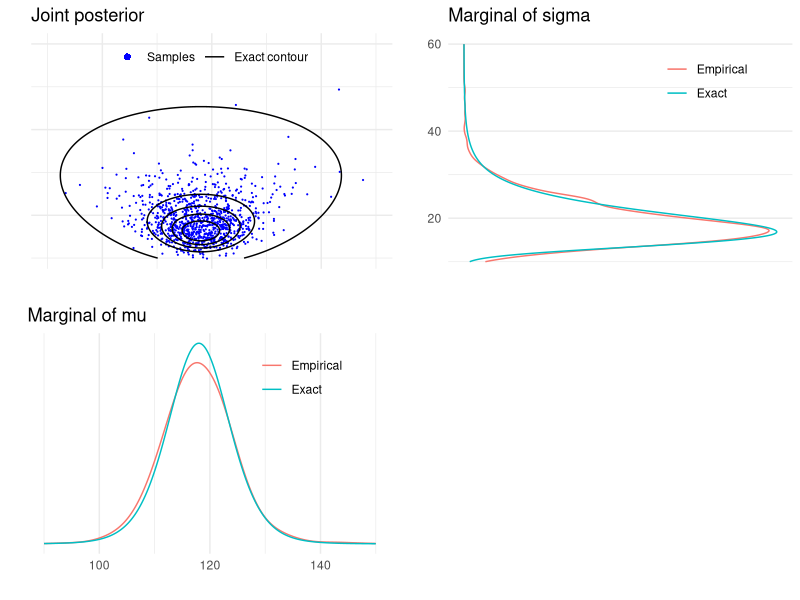
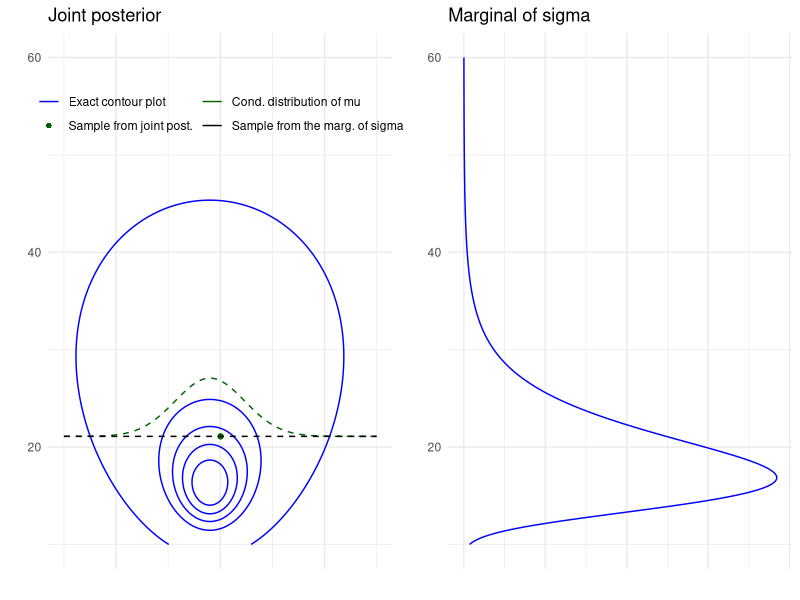
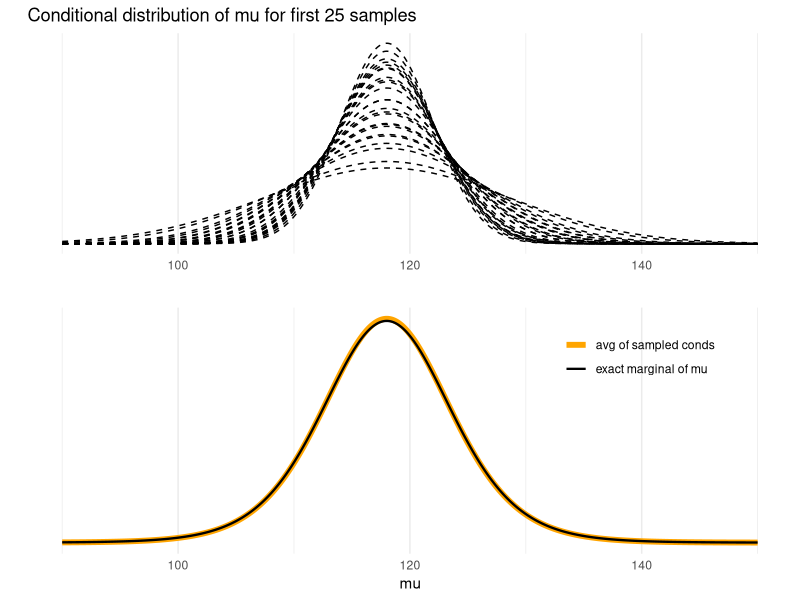
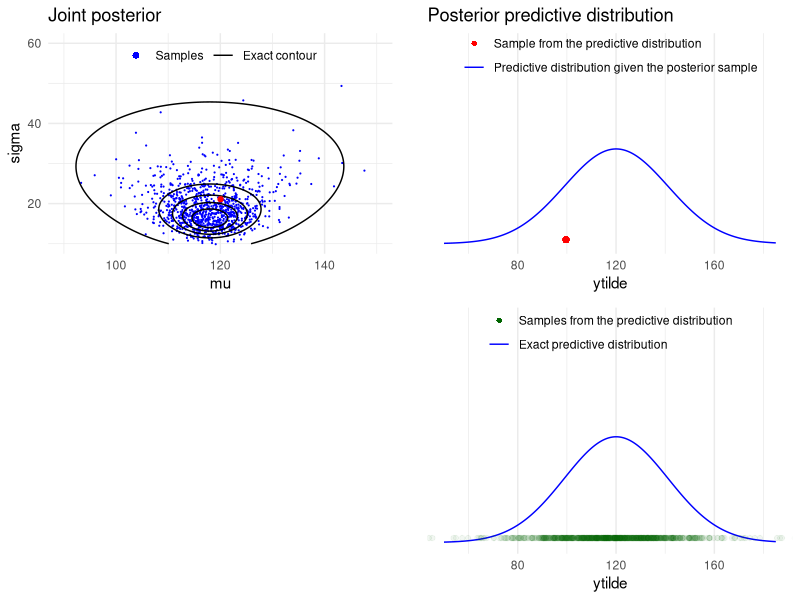

Reproduce these figures in R, in order.
## ---- chunk 1
library(ggplot2)
theme_set(theme_minimal())
library(grid)
library(gridExtra)
library(tidyr)
## ---- chunk 2
y <- c(93, 112, 122, 135, 122, 150, 118, 90, 124, 114)
## ---- chunk 3
n <- length(y)
s2 <- var(y)
my <- mean(y)
## ---- chunk 4
# helper functions to sample from and evaluate
# scaled inverse chi-squared distribution
rsinvchisq <- function(n, nu, s2, ...) nu*s2 / rchisq(n , nu, ...)
dsinvchisq <- function(x, nu, s2){
  exp(log(nu/2)*nu/2 - lgamma(nu/2) + log(s2)/2*nu - log(x)*(nu/2+1) - (nu*s2/2)/x)
}
## ---- chunk 5
ns <- 1000
sigma2  <- rsinvchisq(ns, n-1, s2)
## ---- chunk 6
mu <- my + sqrt(sigma2/n)*rnorm(length(sigma2))
## ---- chunk 7
sigma <- sqrt(sigma2)
ynew <- rnorm(ns, mu, sigma)
## ---- chunk 8
t1l <- c(90, 150)
t2l <- c(10, 60)
nl <- c(50, 185)
t1 <- seq(t1l[1], t1l[2], length.out = ns)
t2 <- seq(t2l[1], t2l[2], length.out = ns)
xynew <- seq(nl[1], nl[2], length.out = ns)
## ---- chunk 9
# multiplication by 1./sqrt(s2/n) is due to the transformation of
# variable z=(x-mean(y))/sqrt(s2/n), see BDA3 p. 21
pm <- dt((t1-my) / sqrt(s2/n), n-1) / sqrt(s2/n)
## ---- chunk 10
pmk <- density(mu, adjust = 2, n = ns, from = t1l[1], to = t1l[2])$y
## ---- chunk 11
# the multiplication by 2*t2 is due to the transformation of
# variable z=t2^2, see BDA3 p. 21
ps <- dsinvchisq(t2^2, n-1, s2) * 2*t2
## ---- chunk 12
psk <- density(sigma, n = ns, from = t2l[1], to = t2l[2])$y
## ---- chunk 13
# multiplication by 1./sqrt(s2/n) is due to the transformation of variable
# see BDA3 p. 21
p_new <- dt((xynew-my) / sqrt(s2*(1+1/n)), n-1) / sqrt(s2*(1+1/n))
## ---- chunk 14
# Combine grid points into another data frame
# with all pairwise combinations
dfj <- data.frame(t1 = rep(t1, each = length(t2)),
                  t2 = rep(t2, length(t1)))
dfj$z <- dsinvchisq(dfj$t2^2, n-1, s2) * 2*dfj$t2 * dnorm(dfj$t1, my, dfj$t2/sqrt(n))
# breaks for plotting the contours
cl <- seq(1e-5, max(dfj$z), length.out = 6)
## ---- chunk 15
dfm <- data.frame(t1, Exact = pm, Empirical = pmk) %>% gather(grp, p, -t1)
margmu <- ggplot(dfm) +
  geom_line(aes(t1, p, color = grp)) +
  coord_cartesian(xlim = t1l) +
  labs(title = 'Marginal of mu', x = '', y = '') +
  scale_y_continuous(breaks = NULL) +
  theme(legend.background = element_blank(),
        legend.position = c(0.75, 0.8),
        legend.title = element_blank())
## ---- chunk 16
dfs <- data.frame(t2, Exact = ps, Empirical = psk) %>% gather(grp, p, -t2)
margsig <- ggplot(dfs) +
  geom_line(aes(t2, p, color = grp)) +
  coord_cartesian(xlim = t2l) +
  coord_flip() +
  labs(title = 'Marginal of sigma', x = '', y = '') +
  scale_y_continuous(breaks = NULL) +
  theme(legend.background = element_blank(),
        legend.position = c(0.75, 0.8),
        legend.title = element_blank())
## ---- chunk 17
joint1labs <- c('Samples','Exact contour')
joint1 <- ggplot() +
  geom_point(data = data.frame(mu,sigma), aes(mu, sigma, col = '1'), size = 0.1) +
  geom_contour(data = dfj, aes(t1, t2, z = z, col = '2'), breaks = cl) +
  coord_cartesian(xlim = t1l,ylim = t2l) +
  labs(title = 'Joint posterior', x = '', y = '') +
  scale_y_continuous(labels = NULL) +
  scale_x_continuous(labels = NULL) +
  scale_color_manual(values=c('blue', 'black'), labels = joint1labs) +
  guides(color = guide_legend(nrow  = 1, override.aes = list(
    shape = c(16, NA), linetype = c(0, 1), size = c(2, 1)))) +
  theme(legend.background = element_blank(),
        legend.position = c(0.5, 0.9),
        legend.title = element_blank())
## ---- chunk 18
# blank plot for combining the plots
bp <- grid.rect(gp = gpar(col = 'white'))
## ---- chunk 19
grid.arrange(joint1, margsig, margmu, bp, nrow = 2)
## ---- chunk 20
# data frame for the conditional of mu and marginal of sigma
dfc <- data.frame(mu = t1, marg = rep(sigma[1], length(t1)),
                  cond = sigma[1] + dnorm(t1 ,my, sqrt(sigma2[1]/n)) * 100) %>%
  gather(grp, p, marg, cond)
# legend labels for the following plot
joint2labs <- c('Exact contour plot', 'Sample from joint post.',
               'Cond. distribution of mu', 'Sample from the marg. of sigma')
joint2 <- ggplot() +
  geom_contour(data = dfj, aes(t1, t2, z = z, col = '1'), breaks = cl) +
  geom_point(data = data.frame(m = mu[1], s = sigma[1]), aes(m , s, color = '2')) +
  geom_line(data = dfc, aes(mu, p, color = grp), linetype = 'dashed') +
  coord_cartesian(xlim = t1l,ylim = t2l) +
  labs(title = 'Joint posterior', x = '', y = '') +
  scale_x_continuous(labels = NULL) +
  scale_color_manual(values=c('blue', 'darkgreen','darkgreen','black'), labels = joint2labs) +
  guides(color = guide_legend(nrow  = 2, override.aes = list(
    shape = c(NA, 16, NA, NA), linetype = c(1, 0, 1, 1)))) +
  theme(legend.background = element_blank(),
        legend.position = c(0.5, 0.85),
        legend.title = element_blank())
## ---- chunk 21
margsig2 <- ggplot(data = data.frame(t2, ps)) +
  geom_line(aes(t2, ps), color = 'blue') +
  coord_cartesian(xlim = t2l) +
  coord_flip() +
  labs(title = 'Marginal of sigma', x = '', y = '') +
  scale_y_continuous(labels = NULL)
## ---- chunk 22
grid.arrange(joint2, margsig2, ncol = 2)
## ---- chunk 23
condpdfs <- sapply(t1, function(x) dnorm(x, my, sqrt(sigma2/n)))
## ---- chunk 24
# data frame of 25 first samples
dfm25 <- data.frame(t1, t(condpdfs[1:25,])) %>% gather(grp, p, -t1)
condmu <- ggplot(data = dfm25) +
  geom_line(aes(t1, p, group = grp), linetype = 'dashed') +
  labs(title = 'Conditional distribution of mu for first 25 samples', y = '', x = '') +
  scale_y_continuous(breaks = NULL)
## ---- chunk 25
dfsam <- data.frame(t1, colMeans(condpdfs), pm) %>% gather(grp,p,-t1)
# labels
mulabs <- c('avg of sampled conds', 'exact marginal of mu')
meanmu <- ggplot(data = dfsam) +
  geom_line(aes(t1, p, size = grp, color = grp)) +
  labs(y = '', x = 'mu') +
  scale_y_continuous(breaks = NULL) +
  scale_size_manual(values = c(2, 0.8), labels = mulabs) +
  scale_color_manual(values = c('orange', 'black'), labels = mulabs) +
  theme(legend.position = c(0.8, 0.8),
        legend.background = element_blank(),
        legend.title = element_blank())
## ---- chunk 26
grid.arrange(condmu, meanmu, ncol = 1)
## ---- chunk 27
ynewdists <- sapply(xynew, function(x) dnorm(x, mu, sigma))
## ---- chunk 28
# data frame of dirst draw from sample the predictive along with the exact value for plotting
dfp <- data.frame(xynew, draw = ynewdists[1,], exact = p_new)
# data frame for plotting the samples
dfy <- data.frame(ynew, p = 0.02*max(ynewdists))
# legend labels
pred1labs <- c('Sample from the predictive distribution', 'Predictive distribution given the posterior sample')
pred2labs <- c('Samples from the predictive distribution', 'Exact predictive distribution')
joint3labs <- c('Samples', 'Exact contour')
joint3 <- ggplot() +
  geom_point(data = data.frame(mu, sigma), aes(mu, sigma, col = '1'), size = 0.1) +
  geom_contour(data = dfj, aes(t1, t2, z = z, col = '2'), breaks = cl) +
  geom_point(data = data.frame(x = mu[1], y = sigma[1]), aes(x, y), color = 'red') +
  coord_cartesian(xlim = t1l,ylim = t2l) +
  labs(title = 'Joint posterior', x = 'mu', y = 'sigma') +
  scale_color_manual(values=c('blue', 'black'), labels = joint3labs) +
  guides(color = guide_legend(nrow  = 1, override.aes = list(
    shape = c(16, NA), linetype = c(0, 1), size = c(2, 1)))) +
  theme(legend.background = element_blank(),
        legend.position=c(0.5 ,0.9),
        legend.title = element_blank())
## ---- chunk 29
pred1 <- ggplot() +
  geom_line(data = dfp, aes(xynew, draw, color = '2')) +
  geom_point(data = dfy, aes(ynew[1], p, color = '1')) +
  coord_cartesian(xlim = nl, ylim = c(0,0.04)) +
  labs(title = 'Posterior predictive distribution', x = 'ytilde', y = '') +
  scale_y_continuous(breaks = NULL) +
  scale_color_manual(values = c('red', 'blue'), labels = pred1labs) +
  guides(color = guide_legend(nrow = 2, override.aes = list(
    linetype = c(0, 1), shape=c(16, NA), labels = pred1labs))) +
  theme(legend.background = element_blank(),
        legend.position = c(0.5 ,0.9),
        legend.title = element_blank())
## ---- chunk 30
pred2 <- ggplot() +
  geom_line(data = dfp, aes(xynew, draw, color = '2')) +
  geom_point(data = dfy, aes(ynew, p, color = '1'), alpha = 0.05) +
  coord_cartesian(xlim = nl, ylim = c(0,0.04)) +
  labs(x = 'ytilde', y = '') +
  scale_y_continuous(breaks=NULL) +
  scale_color_manual(values=c('darkgreen','blue'),labels=pred2labs) +
  guides(color = guide_legend(nrow = 2, override.aes=list(
    linetype = c(0, 1), shape = c(16, NA), alpha = c(1, 1) ,labels = pred2labs))) +
  theme(legend.background = element_blank(),
        legend.position = c(0.5 ,0.9),
        legend.title = element_blank())
## ---- chunk 31
grid.arrange(joint3, pred1, bp, pred2, nrow = 2)
